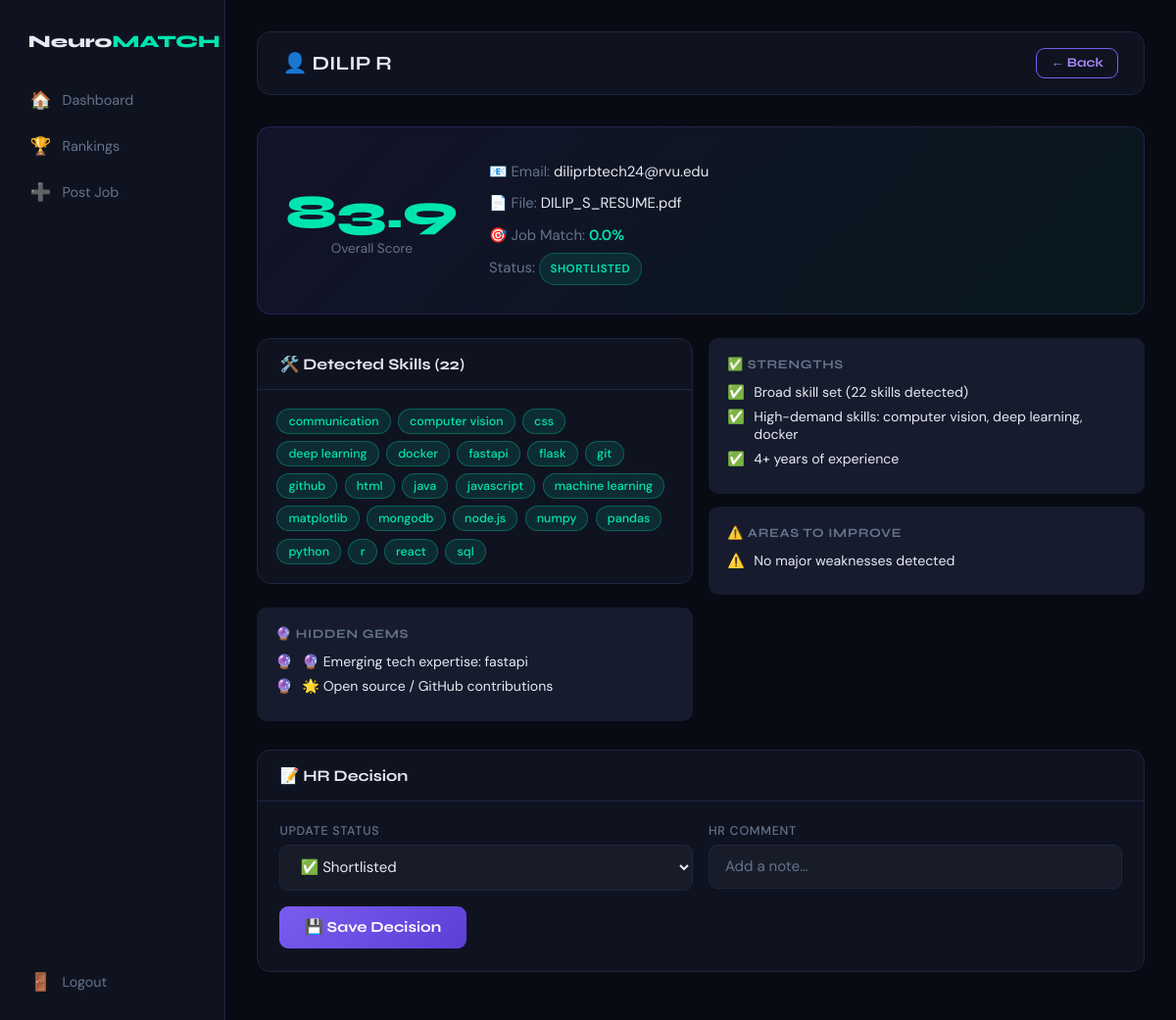
The page /hr/candidate/2 (signed in) on the database its author committed.
### tables this page shows
CREATE TABLE users (
        id         INTEGER PRIMARY KEY AUTOINCREMENT,
        name       TEXT NOT NULL,
        email      TEXT NOT NULL UNIQUE,
        password   TEXT NOT NULL,
        phone      TEXT DEFAULT '',
        created_at TEXT DEFAULT (datetime('now'))
    );

CREATE TABLE candidates (
        id          INTEGER PRIMARY KEY AUTOINCREMENT,
        user_id     INTEGER NOT NULL,
        company_id  INTEGER NOT NULL,
        job_id      INTEGER,
        filename    TEXT DEFAULT '',
        score       REAL DEFAULT 0,
        match_pct   REAL DEFAULT 0,
        skills_json TEXT DEFAULT '[]',
        strengths   TEXT DEFAULT '[]',
        weaknesses  TEXT DEFAULT '[]',
        hidden_gems TEXT DEFAULT '[]',
        status      TEXT DEFAULT 'pending',
        hr_comment  TEXT DEFAULT '',
        screened_at TEXT DEFAULT (datetime('now')),
        FOREIGN KEY (user_id)    REFERENCES users(id),
        FOREIGN KEY (company_id) REFERENCES companies(id)
    );

### app.py (the view)
@app.route("/hr/candidate/<int:cid>")
def candidate_detail(cid):
    if session.get("role") != "company":
        return redirect(url_for("company_login"))
    conn = get_db()
    c    = qd(conn,
        "SELECT ca.*, u.name as uname, u.email as uemail "
        "FROM candidates ca JOIN users u ON ca.user_id=u.id "
        "WHERE ca.id=? AND ca.company_id=?",
        (cid, session["company_id"]), one=True)
    conn.close()
    if not c:
        return redirect(url_for("hr_dashboard"))
    c["skills"]      = json.loads(c["skills_json"] or "[]")
    c["strengths"]   = json.loads(c["strengths"]   or "[]")
    c["weaknesses"]  = json.loads(c["weaknesses"]  or "[]")
    c["hidden_gems"] = json.loads(c["hidden_gems"] or "[]")
    return render_template("candidate_detail.html", c=c)

### app.py (called while the page is built)
def get_db():
    conn = sqlite3.connect(DB_PATH)
    conn.row_factory = sqlite3.Row          # dict-like rows
    conn.execute("PRAGMA journal_mode=WAL") # safe concurrent writes
    return conn

def qd(conn, sql, args=(), one=False):
    cur = conn.execute(sql, args)
    rows = cur.fetchall()
    result = [dict(r) for r in rows]
    return result[0] if (one and result) else (None if one else result)

### templates/candidate_detail.html (shortened to what this page needs)
<!DOCTYPE html>
<html lang="en">
<head>
<link rel="stylesheet" href="{{ url_for('static', filename='css/style.css') }}">
</head>
<body>
<div class="dash-layout">
  <aside class="sidebar">
    <div class="sidebar-logo">Neuro<span>MATCH</span></div>
    <a href="{{ url_for('hr_dashboard') }}" class="nav-link"><span class="icon">🏠</span>Dashboard</a>
    <a href="{{ url_for('ranking') }}"       class="nav-link"><span class="icon">🏆</span>Rankings</a>
    <a href="{{ url_for('post_job') }}"      class="nav-link"><span class="icon">➕</span>Post Job</a>
    <div style="flex:1"></div>
    <a href="{{ url_for('logout') }}" class="nav-link"><span class="icon">🚪</span>Logout</a>
  </aside>
  <main class="main-content">
    <div class="topbar">
      <h1>👤 {{ c.uname }}</h1>
      <a href="{{ url_for('hr_dashboard') }}" class="btn btn-outline btn-sm">← Back</a>
    </div>
    <div style="background:linear-gradient(135deg,rgba(123,92,240,.1),rgba(0,229,176,.06));
      border:1px solid rgba(123,92,240,.2);border-radius:var(--r);
      padding:1.8rem;margin-bottom:1.5rem;display:flex;gap:2rem;align-items:center;flex-wrap:wrap">
      <div style="text-align:center">
        <div style="font-family:'Syne',sans-serif;font-weight:800;font-size:3rem;
          color:{% if c.score>=70 %}var(--accent){% elif c.score>=50 %}#fb923c{% else %}#f87171{% endif %}">
          {{ "%.1f"|format(c.score) }}
        </div>
        <div class="text-muted text-sm">Overall Score</div>
      </div>
      <div style="flex:1;line-height:2.2;font-size:.93rem">
        <p><span class="text-muted">📧 Email:</span> {{ c.uemail }}</p>
        <p><span class="text-muted">📄 File:</span> {{ c.filename }}</p>
        <p><span class="text-muted">🎯 Job Match:</span>
          <span style="color:var(--accent);font-weight:600">{{ "%.1f"|format(c.match_pct) }}%</span></p>
        <p><span class="text-muted">Status:</span>
          <span class="badge {% if c.status in ['shortlisted','hired'] %}badge-green{% elif c.status=='rejected' %}badge-red{% else %}badge-orange{% endif %}">
            {{ c.status }}</span></p>
      </div>
    </div>
    <div class="grid-2">
      <div>
        <div class="section-card">
          <div class="section-header"><h3>🛠️ Detected Skills ({{ c.skills|length }})</h3></div>
          <div style="padding:1.2rem">
            <div class="chips">
              {% for s in c.skills %}<span class="chip chip-accent">{{ s }}</span>{% endfor %}
            </div>
          </div>
        </div>
        <div class="list-block mt-2">
          <h4>🔮 Hidden Gems</h4>
          {% for g in c.hidden_gems %}<div class="li-row"><span>🔮</span><span>{{ g }}</span></div>
          {% else %}<p class="text-muted text-sm">None detected.</p>{% endfor %}
        </div>
      </div>
      <div>
        <div class="list-block">
          <h4>✅ Strengths</h4>
          {% for s in c.strengths %}<div class="li-row"><span>✅</span><span>{{ s }}</span></div>{% endfor %}
        </div>
        <div class="list-block">
          <h4>⚠️ Areas to Improve</h4>
          {% for w in c.weaknesses %}<div class="li-row"><span>⚠️</span><span>{{ w }}</span></div>{% endfor %}
        </div>
      </div>
    </div>
    <div class="section-card mt-2">
      <div class="section-header"><h3>📝 HR Decision</h3></div>
      <div style="padding:1.4rem">
        <form method="POST" action="{{ url_for('update_status', cid=c.id) }}">
          <div class="grid-2">
            <div>
              <label>Update Status</label>
              <select name="status">
                <option value="shortlisted" {% if c.status=='shortlisted' %}selected{% endif %}>✅ Shortlisted</option>
              </select>
            </div>
            <div>
              <label>HR Comment</label>
              <input type="text" name="comment" placeholder="Add a note…" value="{{ c.hr_comment or '' }}">
            </div>
          </div>
          <button class="btn btn-purple" type="submit">💾 Save Decision</button>
        </form>
      </div>
    </div>
  </main>
</div>
</body>
</html>

### static/css/style.css (style rules this page uses)
:root { --bg: #080b14; --surface: #0f1320; --surf2: #161b2e; --border: #1d2540; --accent: #00e5b0; --purple: #7b5cf0; --warn: #f97316; --danger: #ef4444; --ok: #22c55e; --text: #e8eaf2; --muted: #64748b; --r: 14px; --glow: 0 0 40px rgba(0,229,176,.13); --shadow: 0 24px 60px rgba(0,0,0,.5); }
*,*::before,*::after { box-sizing:border-box;margin:0;padding:0 }
body { font-family:'DM Sans',sans-serif;background:var(--bg);color:var(--text);min-height:100vh }
h1,h2,h3,h4 { font-family:'Syne',sans-serif;font-weight:700 }
label { display:block;font-size:.78rem;font-weight:500;color:var(--muted); letter-spacing:.06em;text-transform:uppercase;margin-bottom:.35rem }
input,select,textarea { width:100%;background:rgba(255,255,255,.04);border:1px solid var(--border); border-radius:9px;padding:.72rem 1rem;color:var(--text);font-family:inherit;font-size:.94rem; outline:none;transition:border-color .2s,box-shadow .2s;margin-bottom:1rem }
input::placeholder,textarea::placeholder { color:var(--muted) }
select option { background:var(--surface);color:var(--text) }
.btn { display:inline-block;padding:.8rem 1.6rem;border:none;border-radius:9px; font-family:'Syne',sans-serif;font-weight:700;font-size:.95rem;cursor:pointer; transition:opacity .2s,transform .15s;text-decoration:none;text-align:center }
.btn-purple { background:linear-gradient(135deg,var(--purple),#5b3fd6);color:#fff }
.btn-outline { background:transparent;border:1px solid var(--purple);color:#a78bfa }
.btn-sm { padding:.4rem .9rem;font-size:.82rem }
.badge { display:inline-block;padding:.18rem .65rem;border-radius:20px; font-size:.72rem;font-weight:600;letter-spacing:.05em;text-transform:uppercase }
.badge-green { background:rgba(0,229,176,.1); color:var(--accent); border:1px solid rgba(0,229,176,.25) }
.dash-layout { display:flex;min-height:100vh }
.sidebar { width:230px;min-height:100vh;background:var(--surface);border-right:1px solid var(--border); padding:1.5rem 1rem;flex-shrink:0;display:flex;flex-direction:column;gap:.25rem }
.sidebar-logo { font-family:'Syne',sans-serif;font-weight:800;font-size:1.1rem; padding:.5rem .8rem;margin-bottom:1rem }
.sidebar-logo span { color:var(--accent) }
.nav-link { display:flex;align-items:center;gap:.7rem;padding:.65rem .9rem;border-radius:9px; color:var(--muted);text-decoration:none;font-size:.9rem;transition:background .15s,color .15s }
.nav-link .icon { font-size:1.1rem;width:22px;text-align:center }
.main-content { flex:1;padding:2rem;overflow-y:auto }
.topbar { display:flex;align-items:center;justify-content:space-between; background:var(--surface);border:1px solid var(--border); border-radius:var(--r);padding:1rem 1.6rem;margin-bottom:2rem }
.topbar h1 { font-size:1.25rem }
.section-card { background:var(--surface);border:1px solid var(--border);border-radius:var(--r);overflow:hidden;margin-bottom:1.5rem }
.section-header { padding:1rem 1.4rem;border-bottom:1px solid var(--border);display:flex;align-items:center;justify-content:space-between }
.section-header h3 { font-size:1rem }
.chips { display:flex;flex-wrap:wrap;gap:.45rem }
.chip { padding:.25rem .7rem;border-radius:20px;font-size:.78rem;font-weight:500 }
.chip-accent { background:rgba(0,229,176,.12); border:1px solid rgba(0,229,176,.3);color:var(--accent) }
.list-block { background:var(--surf2);border-radius:10px;padding:1.2rem;margin-bottom:.8rem }
.list-block h4 { font-size:.8rem;color:var(--muted);text-transform:uppercase;letter-spacing:.06em;margin-bottom:.7rem }
.li-row { display:flex;gap:.6rem;margin-bottom:.45rem;font-size:.88rem;align-items:flex-start }
.text-muted { color:var(--muted) }
.text-sm { font-size:.85rem }
.mt-2 { margin-top:1rem }
.grid-2 { display:grid;grid-template-columns:1fr 1fr;gap:1rem }

### rows shown on the page
users: uname "DILIP R", uemail "diliprbtech24@rvu.edu"
candidates: score "83.9", filename "DILIP_S_RESUME.pdf", match_pct "0.0", status "SHORTLISTED", status "✅ Shortlisted"

### other values the page prints
{{ c.skills|length }} "22"
{{ s }} "communication" "computer vision" "css" "deep learning" "docker" "fastapi" "flask" "git" "github" "html" "java" "javascript" "machine learning" "matplotlib" "mongodb" "node.js" "numpy" "pandas" "python" "r" "react" "sql"
{{ g }} "🔮 Emerging tech expertise: fastapi" "🌟 Open source / GitHub contributions"
{{ s }} "Broad skill set (22 skills detected)" "High-demand skills: computer vision, deep learning, docker" "4+ years of experience"
{{ w }} "No major weaknesses detected"
